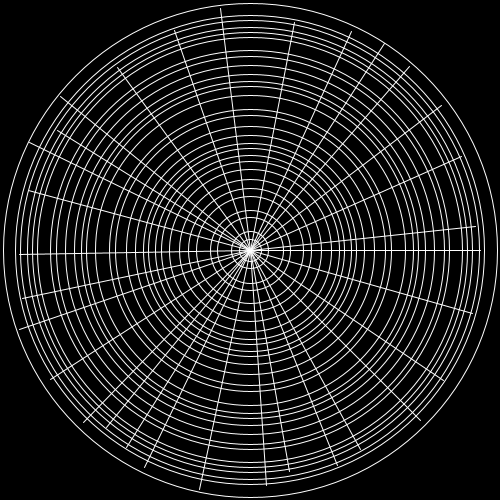
Frame 1 (no input)
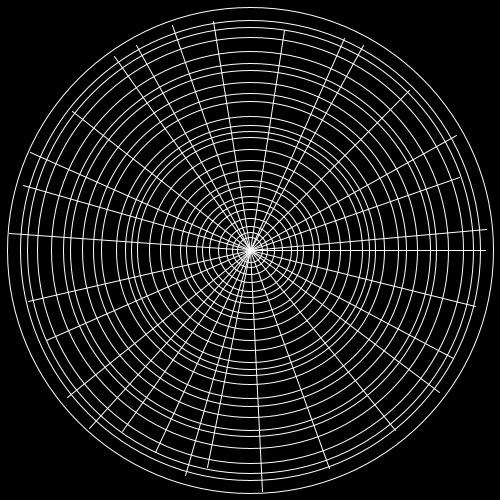
Frame 2 (the mouse pressed at the canvas centre, redrawn once)

The Processing sketch that drew these frames (run headless with seeded random() and noise(); the mouse was pressed at the canvas centre and the sketch redrawn once):

// Processing sketch: GenerateSpiderWebBasic
// ── GenerateSpiderWebBasic.pde

int maxRadius = 250;
void setup() {
  size(500, 500);
  frameRate(120);
  noLoop();
}


void draw() {
  // Set colors
  background(0);
  stroke(255);
  noFill();
  
  // Draw the circles wit various radius
  int maxDiameter = 0;
  for(int i = 0; i < 2 * maxRadius; i += random(10, 30)) {
    circle(width/2, height/2, i);
    maxDiameter = i;
  }
  
  // Draw the lines connecting the different circles
  for(int j = 0; j < 360; j += random(5, 20)) {
    strokeWeight(1);
    float rad = radians(j);
    float radius = random(maxDiameter / 2.2, maxDiameter / 2);
    float cX = width / 2;
    float cY = height / 2;
    float endX = cX + radius * cos(rad);
    float endY = cY + radius * sin(rad);
    println(endX, endY);
    line(cX, cY, endX, endY);
  }
}
